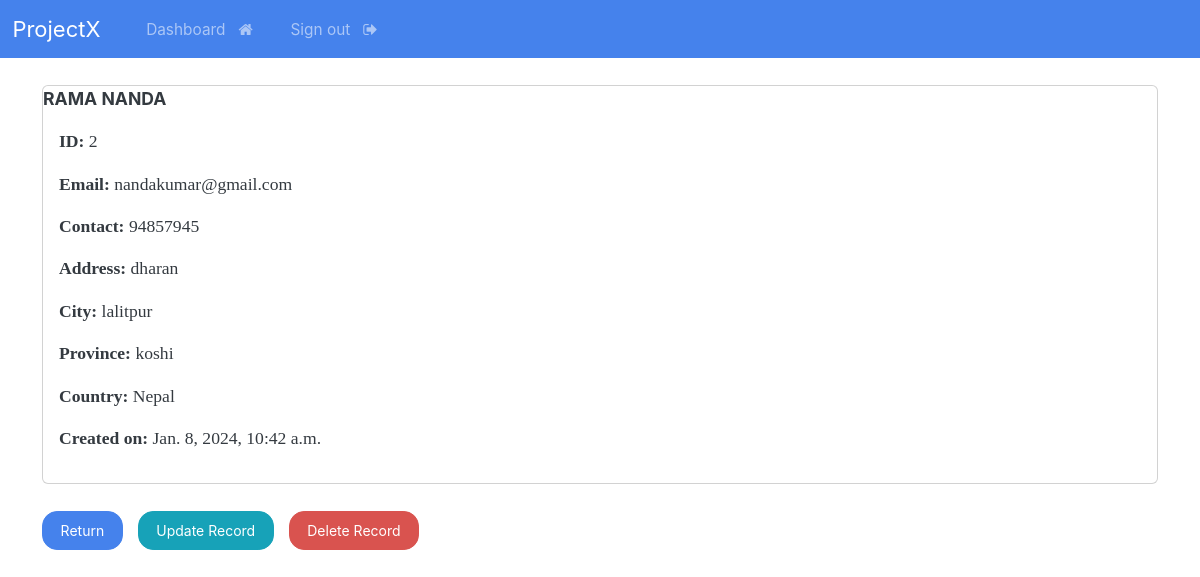
The app's page /record/2 (signed in) with its own data.
### webapp/models.py (models this page shows, shortened)
class Record(models.Model):
     creationDate = models.DateTimeField(auto_now_add = True)
     first_name = models.CharField(max_length = 100)
     last_name = models.CharField(max_length = 100)
     email = models.CharField(max_length = 100)
     phone = models.CharField(max_length = 20)
     address = models.CharField(max_length = 300)
     city = models.CharField(max_length = 250)
     province = models.CharField(max_length = 200)
     country = models.CharField(max_length = 100)

### webapp/views.py (the view)
# urls.py: path('record/<int:pk>', views.singular_record, name='record'),
@login_required(login_url='login')
def singular_record(request, pk):
     all_records = Record.objects.get(id = pk)
     context = {'record': all_records}
     return render(request, 'view-record.html', context=context)

### templates/view-record.html (shortened to what this page needs)
{% extends 'base.html' %}
{% block content %}
  <div class="card">
     <strong>
        {{record.first_name|upper}}
        {{record.last_name|upper}}
     </strong>
     <div class="card-body">
        <p><strong> ID: </strong> {{record.id}} </p>
        <p><strong> Email: </strong> {{record.email}}</p>
        <p><strong> Contact: </strong> {{record.phone}}</p>
        <p><strong> Address: </strong> {{record.address}}</p>
        <p><strong> City: </strong> {{record.city}}</p>
        <p><strong> Province: </strong> {{record.province}}</p>
        <p><strong> Country: </strong> {{record.country}}</p>
        <p><strong>Created on: </strong> {{record.creationDate}}</p>
     </div>
  </div>
  <br>
  <a href="{% url 'dashboard' %}" class="btn btn-primary">Return</a>
   <a href="{% url 'update-record' record.id  %}" class="btn btn-info">Update Record</a>
   <a href="{% url 'delete' record.id %}" class="btn btn-danger">Delete Record</a>
{% endblock %}

### records on screen
Record: first_name "RAMA", last_name "NANDA", id "2", email "nandakumar@gmail.com", phone "94857945", address "dharan", city "lalitpur", province "koshi", country "Nepal", creationDate "Jan. 8, 2024, 10:42 a.m."
